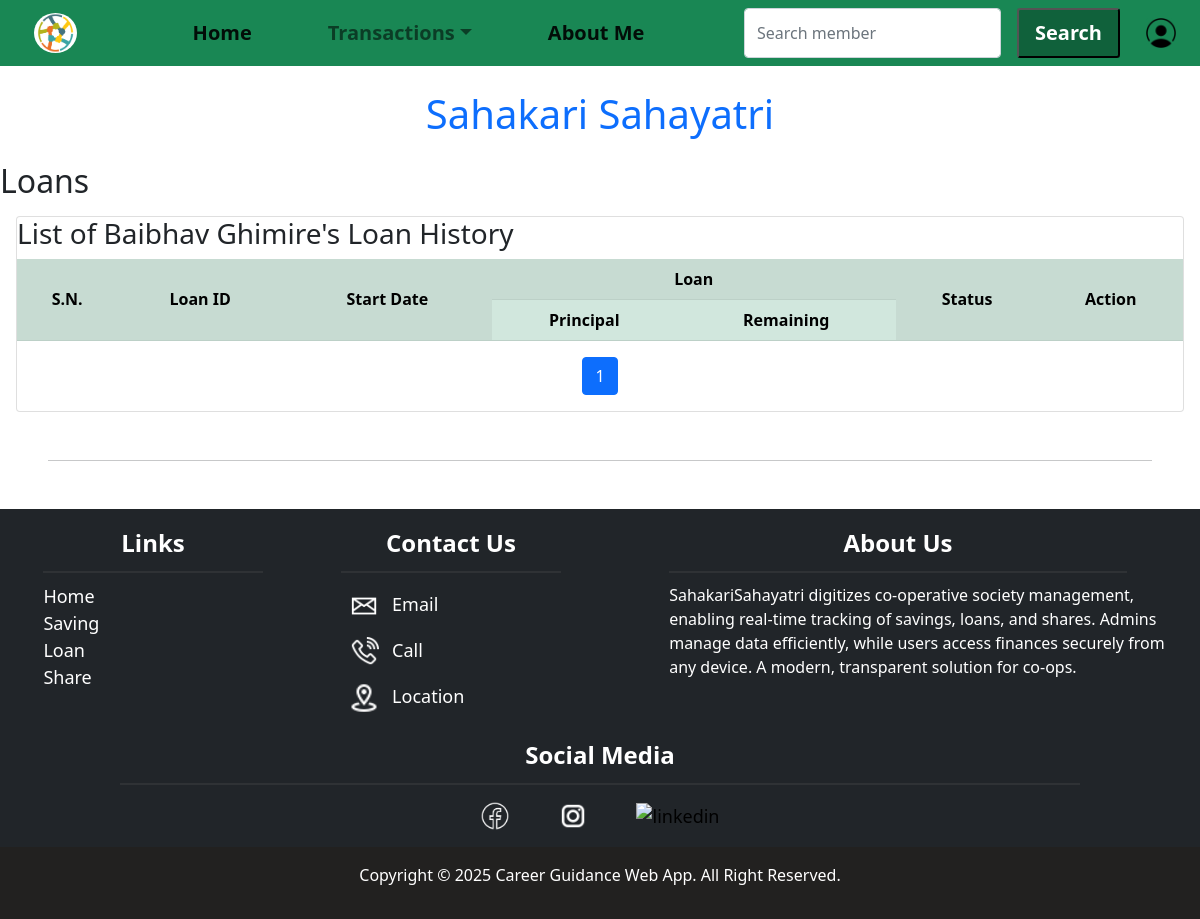
The app's page /loan/all/16 (signed in), older data.
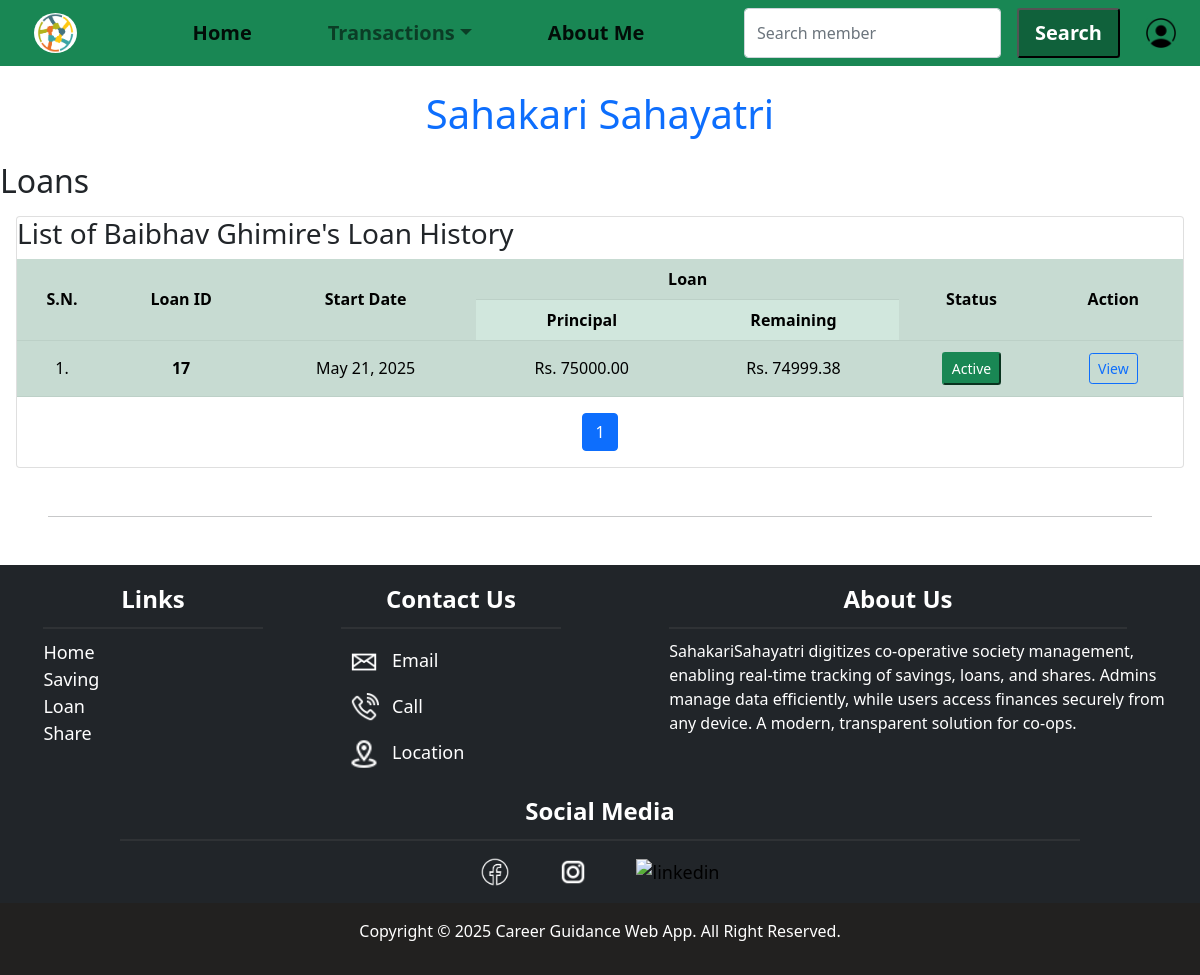
The same page, newer data.
### loan/models.py (models this page shows, shortened)
class Loan(models.Model):
    customer = models.ForeignKey(Member, on_delete=models.CASCADE, related_name='loans')
    amount = models.DecimalField(max_digits=15, decimal_places=2, help_text="Original loan principal")
    interest_rate = models.DecimalField(max_digits=5, decimal_places=2, help_text="Annual interest rate (e.g. 0.075 for 7.5%)")
    start_date = models.DateField(default=timezone.now)
    remaining_principal = models.DecimalField(max_digits=15, decimal_places=2, default=0)
    status = models.CharField(max_length=20, choices=[
        ('active', 'Active'),
        ('closed', 'Closed'),
    ], default='active', help_text="Current status of the loan")
    remarks = models.TextField(blank=True, null=True)
    last_renewed = models.DateField(null=True, blank=True)

### loan/views.py (the view)
# urls.py: path('all/<int:id>', loan.user_loan_all, name='user_loan_all'),
@login_required(login_url='loginpage')
def user_loan_all(request, id):
    try:
        member = Member.objects.get(member_id=id)
        loans = Loan.objects.select_related('customer').filter(customer=member).order_by('-start_date')
    except Member.DoesNotExist:
        messages.error(request, "Member profile not found.")
        return redirect('home')
    paginator = Paginator(loans, 10)
    page_number = request.GET.get('page')
    page_obj = paginator.get_page(page_number)
    context = {
        'loans': loans,
        'page_obj': page_obj,
        'member':member,
    }
    return render(request, 'user_loan_all.html', context)

### loan/templates/user_loan_all.html (shortened to what this page needs)
{% extends "base.html" %}
{% load static %}
{% block content %}
<h2>Loans</h2>
<div class="card m-3">
<h3>List of {{member.name}}'s Loan History</h3>
<div class="table-responsive">
    <table class="table table-striped table-hover table-success">
        <tr class="align-middle  text-center">
            <th rowspan="2">S.N.</th>
            <th rowspan="2">Loan ID</th>
            <th rowspan="2">Start Date</th>
            <th colspan="2">Loan</th>
            <th rowspan="2">Status</th>
            <th rowspan="2">Action</th>
        </tr>
        <tr class="align-middle  text-center">
            <th>Principal</th>
            <th>Remaining</th>
        </tr>
        {% for loan in page_obj %}
            <tr class="text-center align-middle">
                <td>{{ forloop.counter|add:page_obj.start_index|add:"-1" }}.</td>
                <td><a href="" class="links text-decoration-none text-black fw-bold">{{ loan.id }}</a></td>
                <td>{{ loan.start_date }}</td>
                <td>Rs. {{ loan.amount }}</td>
                <td>Rs. {{ loan.remaining_principal }}</td>
                {% if loan.status == "active" %}
                    <td><button  class="btn-sm btn-success">Active</pb></td>
                {% else %}
                    <td>
                    <button class="btn-sm btn-danger">Closed</button></td>
                {% endif %}
                <td>
                    <a href="{% url 'loan_details' loan.id %}" class="btn btn-sm btn-outline-primary m-1">View</a>
                </td>
            </tr>
        {% endfor %}
    </table>
</div>
    <nav aria-label="Page navigation">
        <ul class="pagination justify-content-center">
            <li class="page-item active">
                <span class="page-link">{{ page_obj.number }}</span>
            </li>
        </ul>
    </nav>
</div>
{% endblock content %}

Row changes from the older to the newer data that the page shows:
added Loan: id "17", start_date "May 21, 2025", amount "75000.00", remaining_principal "74999.38", status "Active"
